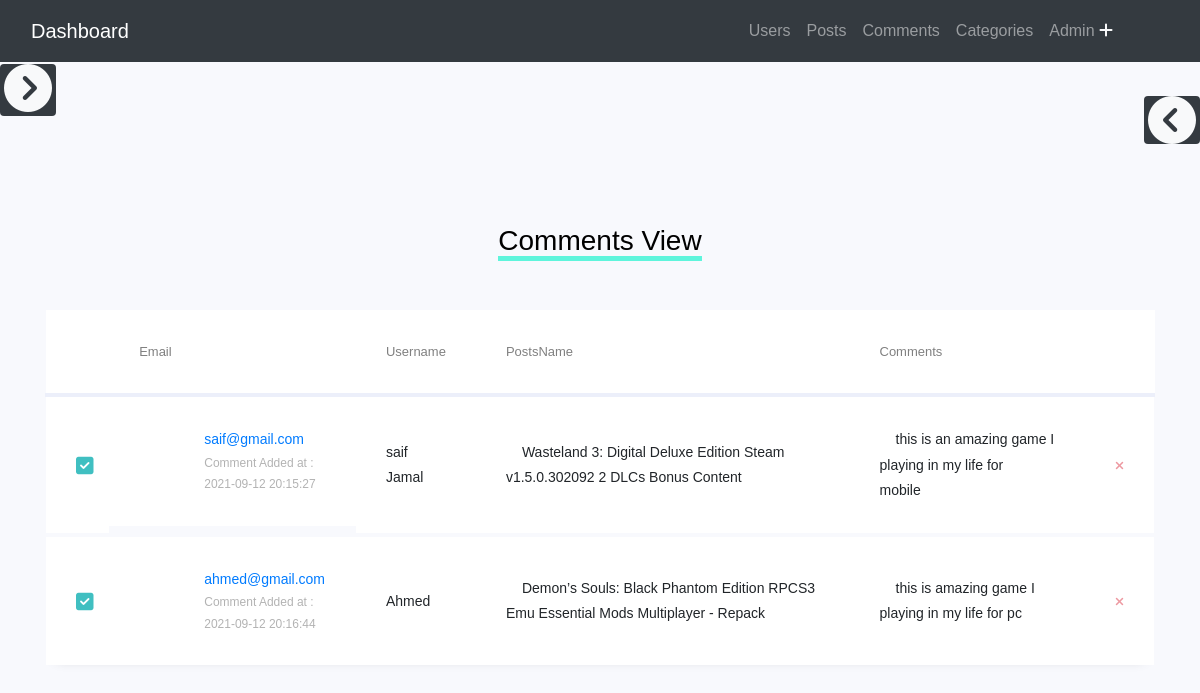
Page /admin/comments.php on the committed database.
### tables this page shows
CREATE TABLE `comments` (
  `ID` int(11) NOT NULL,
  `comment` text NOT NULL,
  `status` enum('0','1') NOT NULL,
  `user_id` int(11) NOT NULL,
  `post_id` int(11) NOT NULL,
  `create_at` timestamp NULL DEFAULT NULL,
  `update_at` timestamp NULL DEFAULT NULL
);

CREATE TABLE `users` (
  `ID` int(11) NOT NULL,
  `username` varchar(255) NOT NULL,
  `email` varchar(255) NOT NULL,
  `password` varchar(255) NOT NULL,
  `status` enum('Block','Active') NOT NULL,
  `role` enum('user','admin') NOT NULL,
  `create_at` timestamp NULL DEFAULT NULL,
  `update_at` timestamp NULL DEFAULT NULL,
  `image` text DEFAULT NULL
);

CREATE TABLE `posts` (
  `ID` int(11) NOT NULL,
  `postname` varchar(255) NOT NULL,
  `descriptions` text NOT NULL,
  `image` varchar(255) DEFAULT NULL,
  `user_id` int(11) NOT NULL,
  `categories_id` int(11) NOT NULL,
  `status` enum('0','1') NOT NULL,
  `create_at` timestamp NULL DEFAULT NULL,
  `update_at` timestamp NULL DEFAULT NULL
);

### admin/comments.php (the view, shortened to what this page needs)
<?php
  include("includes/db/db.php");
?>
<!DOCTYPE html>
<html lang="en">
<head>
    <link rel="stylesheet" href="https://cdn.jsdelivr.net/npm/bootstrap-icons@1.5.0/font/bootstrap-icons.css">
    <link href="https://cdn.jsdelivr.net/npm/bootstrap@5.1.1/dist/css/bootstrap.min.css" rel="stylesheet">
    <link rel="stylesheet" href="includes/assets/css/style1.css">
    <link rel="stylesheet" href="includes/assets/css/comments.css">
</head>
<body>
<?php
    include("includes/templates/navbar.php");
    include("includes/templates/aside_menu.php");
?>
<section class="ftco-section">
        <div class="container">
            <div class="row justify-content-center">
                <div class="col-md-6 text-center mb-5 mt-5">
                    <span class="heading-section h1 comm_dfgdfgd">Comments View</span>
                </div>
            </div>
            <div class="row">
                <div class="col-md-12">
                    <div class="table-wrap">
                        <table class="table table-responsive-xl">
                            <thead>
                                <tr>
                                    <th>&nbsp;</th>
                                    <th>Email</th>
                                    <th>Username</th>
                                    <th>PostsName</th>
                                    <th>Comments</th>
                                    <th>&nbsp;</th>
                                </tr>
                            </thead>
                            <tbody>
                            <?php
                                    $get_comments=$connections->prepare("SELECT users.username,users.image,users.email,comments.create_at,comments.comment,comments.ID,posts.postname FROM ((comments
                                    INNER JOIN users ON comments.user_id = users.ID)
                                    INNER JOIN posts ON comments.post_id = posts.ID);");
                                    $get_comments->execute();
                                    $comments__=$get_comments->fetchAll();
                                    foreach($comments__ as $comments__){
                            ?>
                                <tr class="alert" role="alert">
                                    <td>
                                    </td>
                                    <td class="d-flex align-items-center">
                                        <div class="img px-4" style="background-image:url(<?php echo $comments__['image']?>)"></div>
                                        <div class="pl-3 email">
                                            <span><a href="/cdn-cgi/l/email-protection" class="__cf_email__" data-cfemail="214c40534a4e55554e61444c40484d0f424e4c"><?php echo $comments__['email']?></a></span>
                                            <span>Comment Added at : <?php echo $comments__['create_at']?></span>
                                        </div>
                                    </td>
                                    <td><?php echo $comments__['username']?></td>
                                    <td class="postname"><span class="px-3"><?php echo $comments__['postname']?></span></td>
                                    <td class="comments"><span class="px-3"><?php echo $comments__['comment']?></span></td>
                                    <td>
                                        <a href="?comment=deleted&id=<?php echo $comments__['ID']?>">
                                            <button type="button" class="close" data-dismiss="alert" aria-label="Close">
                                                <span aria-hidden="true"><i class="fa fa-close"></i></span>
                                            </button>
                                        </a>
                                    </td>
                                </tr>
                                <?php
                                    }
                                ?>
                            </tbody>
                        </table>
                    </div>
                </div>
            </div>
        </div>
    </section>
<?php
    include("includes/templates/footer.php");
?>

### admin/includes/assets/css/style1.css (style rules this page uses)
body::before { content: ""; display: block; height: 60px; }
* { transition: all 0.5s ease ; perspective-origin: 500px; }
.close { left: 0%; top: 0%; cursor: pointer; }

### rows in the picture
comments: user.email "saif@gmail.com", create_at "2021-09-12 20:15:27", user.username "saif Jamal", post.postname "Wasteland 3: Digital Deluxe Edition Steam v1.5.0.302092 2 DLCs Bonus Content", comment "this is an amazing game I playing in my life for mobile"
comments: user.email "ahmed@gmail.com", create_at "2021-09-12 20:16:44", user.username "Ahmed", post.postname "Demon’s Souls: Black Phantom Edition RPCS3 Emu Essential Mods Multiplayer - Repack", comment "this is amazing game I playing in my life for pc"
